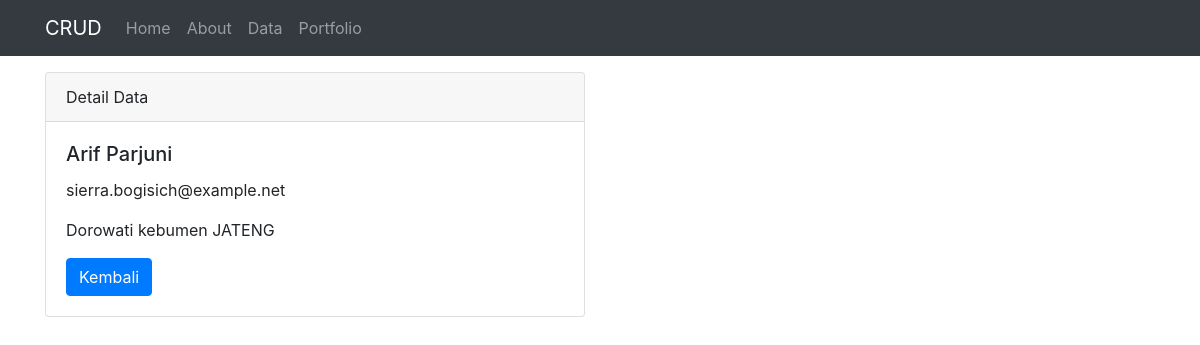
Page /data/detail/202 on the committed database.
### tables this page shows
CREATE TABLE `peoples` (
  `id` int(9) UNSIGNED NOT NULL,
  `name` varchar(100) NOT NULL,
  `address` varchar(255) NOT NULL,
  `email` varchar(100) NOT NULL
);

### application/controllers/Data.php (called while the page is built, shortened)
<?php
class Data extends CI_Controller
{
    public function __construct()
    {
        $this->load->model('Data_model');
        $this->load->library('form_validation');
    }
    public function detail($id)
    {
        $data['title'] = 'Detail Data';
        $data['peoples'] = $this->Data_model->getDataById($id);
        $this->load->view('templates/header', $data);
        $this->load->view('data/detail', $data);
        $this->load->view('templates/footer');
    }
}

### index.php (called while the page is built, shortened)
<?php
require_once BASEPATH.'core/CodeIgniter.php';

### application/models/Data_model.php (called while the page is built, shortened)
<?php
class Data_model extends CI_model
{
    public function getDataById($id)
    {
        return $this->db->get_where('peoples', ['id' => $id])->row_array();
    }
}

### application/views/data/detail.php (the view, shortened to what this page needs)
<div class="container">
    <div class="row mt-3 pt-4">
        <div class="col-md-6">
            <div class="card">
                    <div class="card-header">
                        Detail Data
                    </div>
                    <div class="card-body">
                        <h5 class="card-title"><?= $peoples['name']; ?></h5>
                        <p class="card-text"><?= $peoples['email']; ?></p>
                        <p class="card-text"><?= $peoples['address']; ?></p>
                        <a href="<?= base_url('data'); ?>" class="btn btn-primary">Kembali</a>
                    </div>
                </div>
            </div>
        </div>
    </div>

### rows in the picture
peoples: name "Arif Parjuni", email "sierra.bogisich@example.net", address "Dorowati kebumen JATENG"
